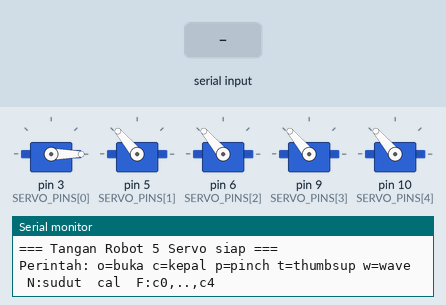
Bench run of a sketch on a simulated Arduino Uno, built with avr-gcc and run on an emulated ATmega328P. Shown: 5 × servo, the last lines printed to the serial monitor. The inputs (shaded band) are chosen by the test bench.

Above: at 1.7 s.
1.8 s: "c\n" received over Serial
At 4.4 s:
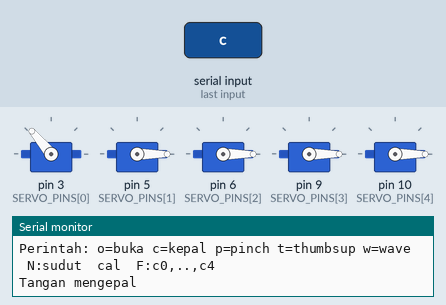
4.8 s: "p\n" received over Serial
At 7.2 s:
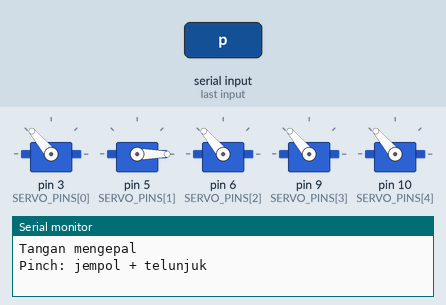
7.8 s: "o\n" received over Serial
At 8.25 s:
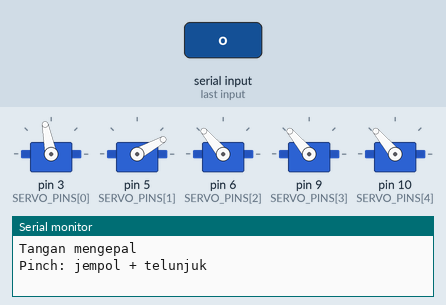
10.8 s: "t\n" received over Serial
At 13.3 s:
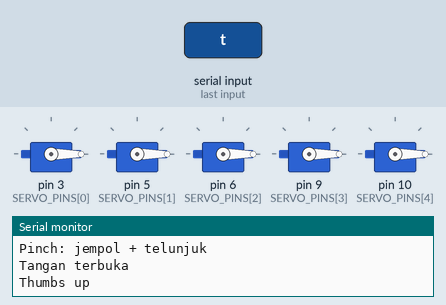
13.8 s: "w\n" received over Serial
At 14.26 s:
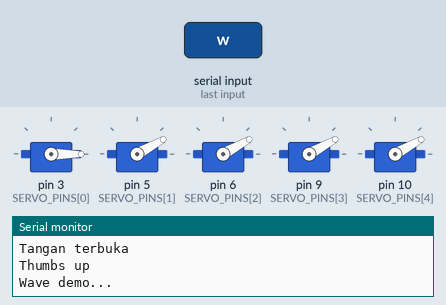
Timing chart, 0 to 17.8 s (numbered marks = the images above; inputs shaded):
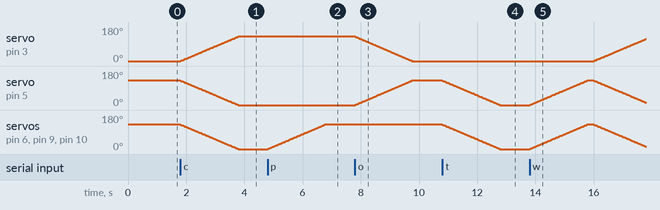

Measured:
- after the input at 1.8 s, servo on pin 3 (SERVO_PINS[0]): moves from 0° to 130° over 2.0 s, starting at once; servo on pin 5 (SERVO_PINS[1]), servo on pin 6 (SERVO_PINS[2]), servo on pin 9 (SERVO_PINS[3]), servo on pin 10 (SERVO_PINS[4]): moves from 130° to 0° over 2.0 s, starting at once
- after the input at 4.8 s, servo on pin 6 (SERVO_PINS[2]), servo on pin 9 (SERVO_PINS[3]), servo on pin 10 (SERVO_PINS[4]): moves from 0° to 130° over 2.0 s, starting at once
- after the input at 7.8 s, servo on pin 3 (SERVO_PINS[0]): moves from 130° to 0° over 2.0 s, starting at once; servo on pin 5 (SERVO_PINS[1]): moves from 0° to 130° over 2.0 s, starting at once
- after the input at 10.8 s, servo on pin 5 (SERVO_PINS[1]), servo on pin 6 (SERVO_PINS[2]), servo on pin 9 (SERVO_PINS[3]), servo on pin 10 (SERVO_PINS[4]): moves from 130° to 0° over 2.0 s, starting at once
- after the input at 13.8 s, servo on pin 3 (SERVO_PINS[0]): moves from 0° to 117° over 1.8 s, starting after 2.2 s; servo on pin 5 (SERVO_PINS[1]), servo on pin 6 (SERVO_PINS[2]), servo on pin 9 (SERVO_PINS[3]), servo on pin 10 (SERVO_PINS[4]): rises from 0° to 130° in 2.0 s, then falls to 13° in 2.0 s

The sketch:

tangan_robot_5servo.ino
```cpp
/*
  =========================================================
  TANGAN ROBOT 5 SERVO - Arduino Uno
  =========================================================
  Kontrol 5 jari (1 servo per jari) menggunakan 5x micro servo
  (SG90 / MG90S).

  WIRING:
    Servo 1 - D3   -> jempol
    Servo 2 - D5   -> telunjuk
    Servo 3 - D6   -> tengah
    Servo 4 - D9   -> manis
    Servo 5 - D10  -> kelingking

    Semua kabel merah (V+) servo -> catu daya eksternal 5V (JANGAN dari pin 5V Arduino)
    Semua kabel coklat/hitam (GND) servo -> GND catu daya eksternal DAN GND Arduino (disatukan)
    Semua kabel oranye/kuning (sinyal) servo -> pin D3,D5,D6,D9,D10 sesuai mapping di atas

  CATATAN PENTING:
    5 servo yang bergerak bersamaan bisa menarik arus 1.5-3A saat stall,
    di atas kemampuan regulator 5V Arduino (~500mA). WAJIB pakai
    catu daya eksternal 5V minimal 2A dengan GND disatukan ke Arduino.

  CARA PAKAI (via Serial Monitor, baud 9600):
    o          -> buka semua jari (open hand)
    c          -> kepal / tutup semua jari (close/fist)
    p          -> gerakan pinch (jempol + telunjuk)
    t          -> thumbs up
    w          -> lambaikan tangan (wave, demo)
    1:90       -> set servo index 1 ke sudut 90 derajat (index 1-5)
    cal        -> tampilkan posisi sudut semua servo saat ini
    F:c0,c1,c2,c3,c4  -> batch dari script Python (persentase tekuk 0-100 per servo,
                          urutan: jempol, telunjuk, tengah, manis, kelingking)
  =========================================================
*/

#include <Servo.h>

const uint8_t NUM_SERVOS = 5;
const uint8_t SERVO_PINS[NUM_SERVOS] = {3, 5, 6, 9, 10};

const char* SERVO_NAMES[NUM_SERVOS] = {
  "Jempol",
  "Telunjuk",
  "Tengah",
  "Manis",
  "Kelingking"
};

// ---------- Kalibrasi posisi ----------
// Sesuaikan nilai ini dengan mekanisme tendon fisik kamu.
// OPEN  = posisi jari lurus/terbuka
// CLOSE = posisi jari menekuk/mengepal
// Jika arah gerak terbalik, tukar nilai OPEN & CLOSE untuk servo itu.
const int OPEN_ANGLE[NUM_SERVOS]  = {0,   130, 130, 130, 130};
const int CLOSE_ANGLE[NUM_SERVOS] = {130, 0,   0,   0,   0};

Servo myServo[NUM_SERVOS];
int currentAngle[NUM_SERVOS];

const int MOVE_STEP_DELAY = 15; // ms antar langkah untuk gerakan halus

void setup() {
  Serial.begin(9600);
  Serial.println(F("=== Tangan Robot 5 Servo siap ==="));
  Serial.println(F("Perintah: o=buka c=kepal p=pinch t=thumbsup w=wave  N:sudut  cal  F:c0,..,c4"));

  for (uint8_t i = 0; i < NUM_SERVOS; i++) {
    myServo[i].attach(SERVO_PINS[i]);
    currentAngle[i] = OPEN_ANGLE[i];
    myServo[i].write(currentAngle[i]);
  }
  delay(500);
}

void loop() {
  if (Serial.available() > 0) {
    String cmd = Serial.readStringUntil('\n');
    cmd.trim();
    handleCommand(cmd);
  }
}

void moveServoSmooth(uint8_t index, int targetAngle) {
  targetAngle = constrain(targetAngle, 0, 180);
  int step = (targetAngle > currentAngle[index]) ? 1 : -1;
  while (currentAngle[index] != targetAngle) {
    currentAngle[index] += step;
    myServo[index].write(currentAngle[index]);
    delay(MOVE_STEP_DELAY);
  }
}

void moveAllSmooth(const int targets[NUM_SERVOS]) {
  bool done = false;
  int target[NUM_SERVOS];
  for (uint8_t i = 0; i < NUM_SERVOS; i++) target[i] = constrain(targets[i], 0, 180);

  while (!done) {
    done = true;
    for (uint8_t i = 0; i < NUM_SERVOS; i++) {
      if (currentAngle[i] != target[i]) {
        currentAngle[i] += (target[i] > currentAngle[i]) ? 1 : -1;
        myServo[i].write(currentAngle[i]);
        done = false;
      }
    }
    delay(MOVE_STEP_DELAY);
  }
}

void openHand() {
  int targets[NUM_SERVOS];
  for (uint8_t i = 0; i < NUM_SERVOS; i++) targets[i] = OPEN_ANGLE[i];
  moveAllSmooth(targets);
  Serial.println(F("Tangan terbuka"));
}

void closeHand() {
  int targets[NUM_SERVOS];
  for (uint8_t i = 0; i < NUM_SERVOS; i++) targets[i] = CLOSE_ANGLE[i];
  moveAllSmooth(targets);
  Serial.println(F("Tangan mengepal"));
}

void pinchGesture() {
  int targets[NUM_SERVOS];
  for (uint8_t i = 0; i < NUM_SERVOS; i++) targets[i] = OPEN_ANGLE[i];
  targets[0] = CLOSE_ANGLE[0]; // jempol
  targets[1] = CLOSE_ANGLE[1]; // telunjuk
  moveAllSmooth(targets);
  Serial.println(F("Pinch: jempol + telunjuk"));
}

void thumbsUpGesture() {
  int targets[NUM_SERVOS];
  targets[0] = OPEN_ANGLE[0]; // jempol tetap lurus
  for (uint8_t i = 1; i < NUM_SERVOS; i++) targets[i] = CLOSE_ANGLE[i]; // 4 jari lain kepal
  moveAllSmooth(targets);
  Serial.println(F("Thumbs up"));
}

void waveDemo() {
  Serial.println(F("Wave demo..."));
  for (uint8_t loopCount = 0; loopCount < 3; loopCount++) {
    openHand();
    delay(200);
    closeHand();
    delay(200);
  }
  openHand();
}

void handleCommand(String cmd) {
  if (cmd.length() == 0) return;

  if (cmd.equalsIgnoreCase("o")) {
    openHand();
  } else if (cmd.equalsIgnoreCase("c")) {
    closeHand();
  } else if (cmd.equalsIgnoreCase("p")) {
    pinchGesture();
  } else if (cmd.equalsIgnoreCase("t")) {
    thumbsUpGesture();
  } else if (cmd.equalsIgnoreCase("w")) {
    waveDemo();
  } else if (cmd.equalsIgnoreCase("cal")) {
    for (uint8_t i = 0; i < NUM_SERVOS; i++) {
      Serial.print(SERVO_NAMES[i]);
      Serial.print(F(" (pin "));
      Serial.print(SERVO_PINS[i]);
      Serial.print(F(") = "));
      Serial.println(currentAngle[i]);
    }
  } else if (cmd.startsWith("F:")) {
    String data = cmd.substring(2);
    int targets[NUM_SERVOS];
    uint8_t idx = 0;
    int start = 0;
    for (int i = 0; i <= (int)data.length() && idx < NUM_SERVOS; i++) {
      if (i == (int)data.length() || data.charAt(i) == ',') {
        int percent = constrain(data.substring(start, i).toInt(), 0, 100);
        targets[idx] = map(percent, 0, 100, OPEN_ANGLE[idx], CLOSE_ANGLE[idx]);
        idx++;
        start = i + 1;
      }
    }
    if (idx == NUM_SERVOS) {
      for (uint8_t i = 0; i < NUM_SERVOS; i++) {
        currentAngle[i] = constrain(targets[i], 0, 180);
        myServo[i].write(currentAngle[i]);
      }
    } else {
      Serial.println(F("Format F: salah, perlu 5 nilai dipisah koma"));
    }
  } else if (cmd.indexOf(':') > 0) {
    int sep = cmd.indexOf(':');
    int idx = cmd.substring(0, sep).toInt() - 1;
    int angle = cmd.substring(sep + 1).toInt();
    if (idx >= 0 && idx < NUM_SERVOS) {
      moveServoSmooth(idx, angle);
      Serial.print(SERVO_NAMES[idx]);
      Serial.print(F(" -> "));
      Serial.println(angle);
    } else {
      Serial.println(F("Index servo tidak valid (gunakan 1-5)"));
    }
  } else {
    Serial.println(F("Perintah tidak dikenal. Gunakan: o c p t w N:sudut cal F:c0,..,c4"));
  }
}
```
